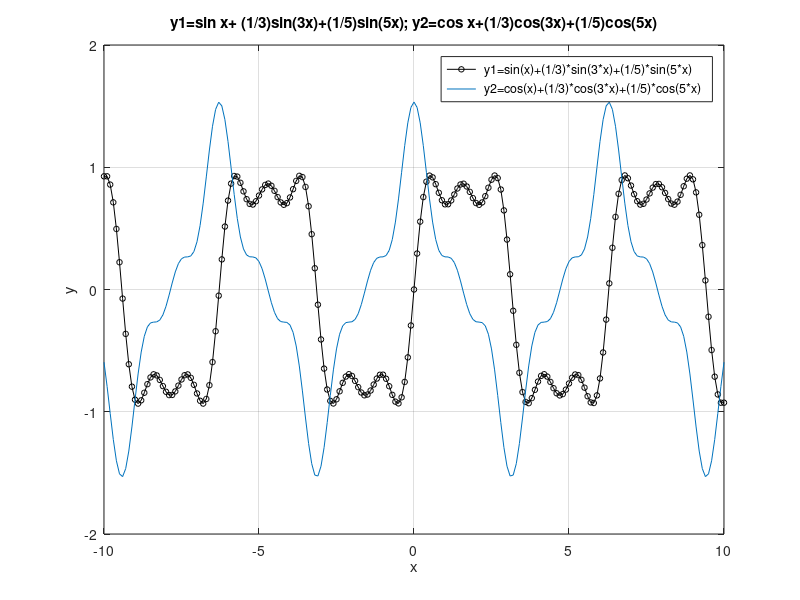
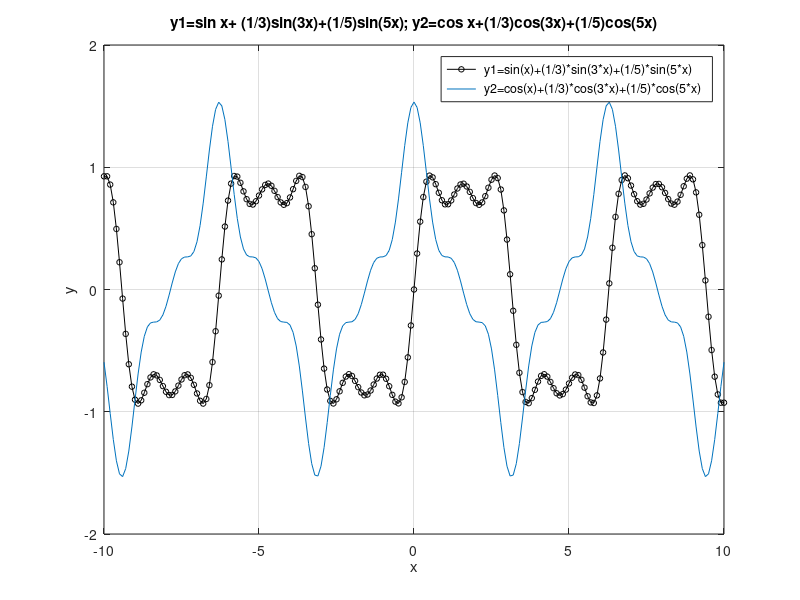

The MATLAB script that drew these images, in order:
% Формирование массива x:
x=-10:0.1:10;
% Формирование массива y.
y1=sin(x)+1/3*sin(3*x)+1/5*sin(5*x);
y2=cos(x)+1/3*cos(3*x)+1/5*cos(5*x);
% Построение графика функции:
plot(x,y1,"-ok; y1=sin(x)+(1/3)*sin(3*x)+(1/5)*sin(5*x);","markersize",4,
  x, y2, "; y2=cos(x)+(1/3)*cos(3*x)+(1/5)*cos(5*x);")

% Отображение сетки на графике
grid on;
% Подпись оси X:
xlabel('x');
% Подпись оси Y:
ylabel('y');
% Название графика:
title('y1=sin x+ (1/3)sin(3x)+(1/5)sin(5x); y2=cos x+(1/3)cos(3x)+(1/5)cos(5x)');
% Экспорт рисунка в файл .eps:
print ("plot-sincos.eps", "-mono", "-FArial:16", "-deps")
% Экспорт рисунка в файл .png:
print("plot-sincos.png");
